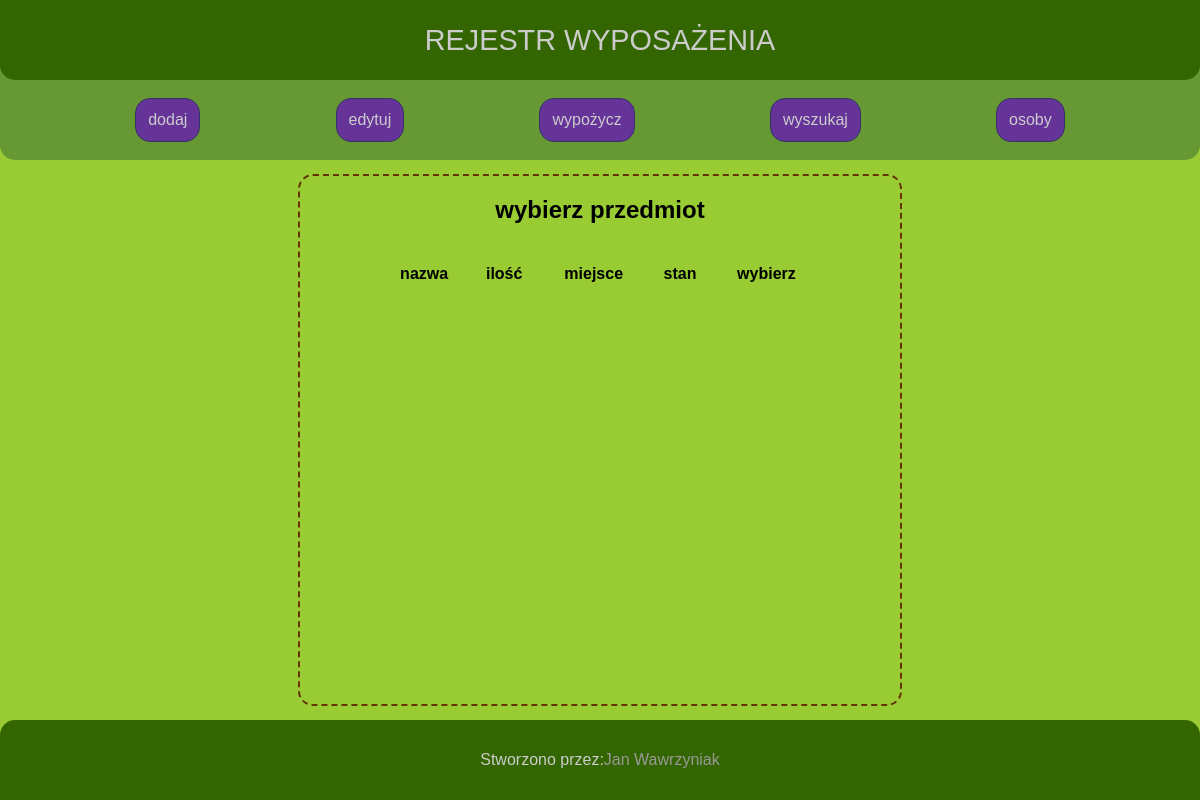
Page /app/wypozycz.php on the earlier database version.
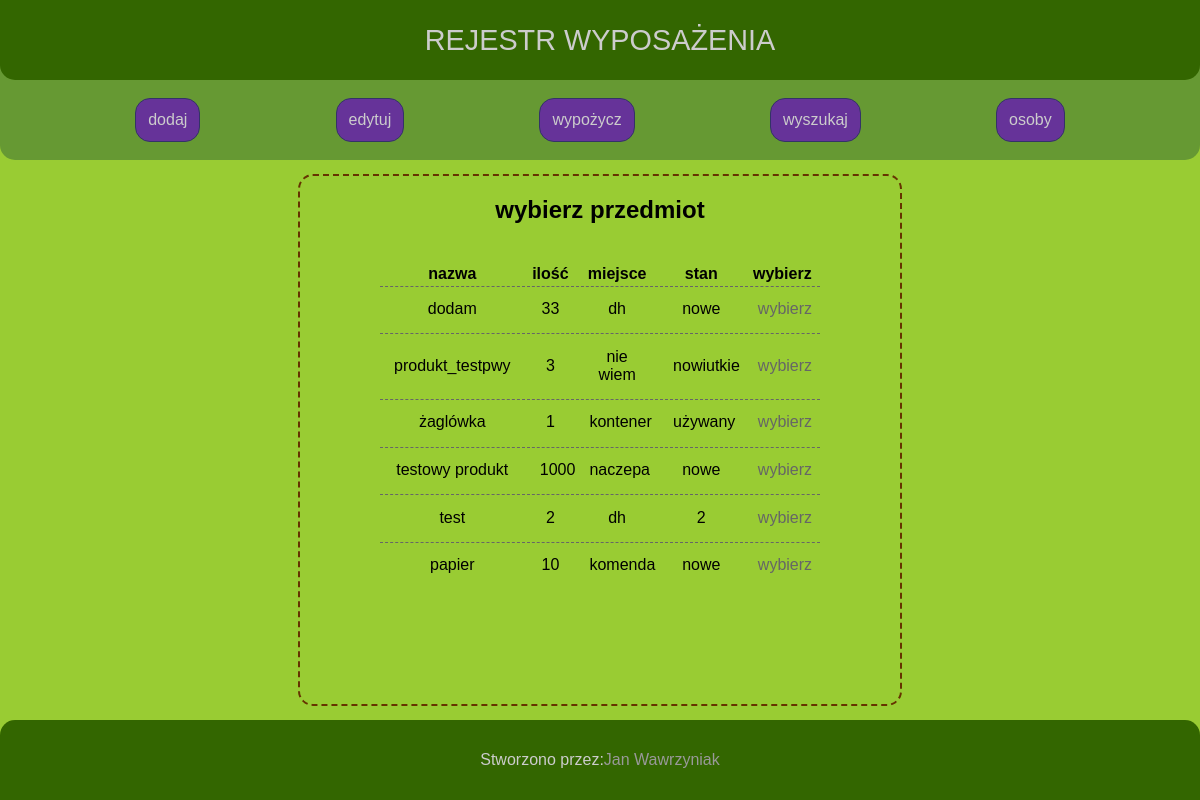
Same page on the later database version.
### tables this page shows
CREATE TABLE `rzecz` (
  `id` int(10) UNSIGNED NOT NULL,
  `nazwa` tinytext NOT NULL,
  `ilosc` smallint(6) DEFAULT 1,
  `faktura_id` int(10) UNSIGNED DEFAULT NULL,
  `miejsce` tinytext NOT NULL,
  `stan` tinytext DEFAULT NULL,
  `srodek_trwaly` tinyint(1) DEFAULT 0
);

### operations/database.php (called while the page is built, shortened)
<?php
class baza_operacje
{
    private $servername = 'localhost';
    private $username = 'root';
    private $password = '';
    private $dbname = 'rejestr_wyposazenia';
    private $db;
    private function otworz_polaczenie()
    {
        $this->db = new mysqli($this->servername, $this->username, $this->password, $this->dbname);
    }
    public function ostatnie_dodania()
    {
        $query = 'SELECT id, nazwa, ilosc, faktura_id, miejsce, stan, srodek_trwaly FROM rzecz ORDER BY id DESC LIMIT 6';
        $result = $this->db->query($query);
        $ostatnie = [];
        if($result->num_rows > 0)
        {
            while ($row = $result->fetch_assoc())
            {
                $data = [];
                $data['id'] = $row['id'];
                $data['nazwa'] = $row['nazwa'];
                $data['ilosc'] = $row['ilosc'];
                $data['faktura'] = $row['faktura_id'];
                $data['miejsce'] = $row['miejsce'];
                $data['stan'] = $row['stan'];
                $data['srodek_trwaly'] = $row['srodek_trwaly'];
                $ostatnie[] = $data;
            }
        }
        return $ostatnie;
    }
}
?>

### app/wypozycz.php (the view, shortened to what this page needs)
<!DOCTYPE html>
<html lang="pl">
<head>
    <link rel="stylesheet" href="../style.css">
</head>
<body>
    <nav>
        <header>
            <a href="../index.php">REJESTR WYPOSAŻENIA</a>
        </header>
        <div>
            <div><a href="dodaj.php">dodaj</a></div>
            <div><a href="edytuj.php">edytuj</a></div>
            <div><a href="wypozycz.php">wypożycz</a></div>
            <div><a href="wyszukaj.php">wyszukaj</a></div>
            <div><a href="osoba.php">osoby</a></div>
        </div>
    </nav>
    <main>
        <?php
            require_once '../operations/database.php';
            $baza = new baza_operacje();
            if(isset($_GET['id'], $_GET['osoba']))
            {
                $baza->wypozycz($_GET['id'], $_GET['osoba'], $_GET['data']);
                przenies($_GET['osoba']);
            }
            else
            {
            echo '<div>
            <h2>wybierz przedmiot</h2>
            <table>
                <tr>
                    <th>nazwa</th>
                    <th>ilość</th>
                    <th>miejsce</th>
                    <th>stan</th>
                    <th>wybierz</th>
                </tr>';
                    $dodania = $baza->ostatnie_dodania();
                    foreach ($dodania as $k => $dane) {
                        $id = $dane['id'];
                        $nazwa = $dane['nazwa'];
                        $ilosc = $dane['ilosc'];
                        $miejsce = $dane['miejsce'];
                        $stan = $dane['stan'];
                        echo "<tr><td>$nazwa</td><td>$ilosc</td><td>$miejsce</td><td>$stan</td><td><a href='wypozycz.php?id=$id'>wybierz</a></td></tr>";
                    }
            echo '</table>
        </div>';
            }
        ?>
    </main>
    <footer>
        Stworzono przez: <a href="mailto:jan.wawrzyniak@zhp.pl">Jan Wawrzyniak</a>
    </footer>
</body>
</html>

Differences in the rows shown:
added rzecz: nazwa "dodam", ilosc "33", miejsce "dh", stan "nowe"
added rzecz: nazwa "produkt_testpwy", ilosc "3", miejsce "nie wiem", stan "nowiutkie"
added rzecz: nazwa "żaglówka", ilosc "1", miejsce "kontener", stan "używany"
added rzecz: nazwa "testowy produkt", ilosc "1000", miejsce "naczepa", stan "nowe"
added rzecz: nazwa "test", ilosc "2", miejsce "dh", stan "2"
added rzecz: nazwa "papier", ilosc "10", miejsce "komenda", stan "nowe"
